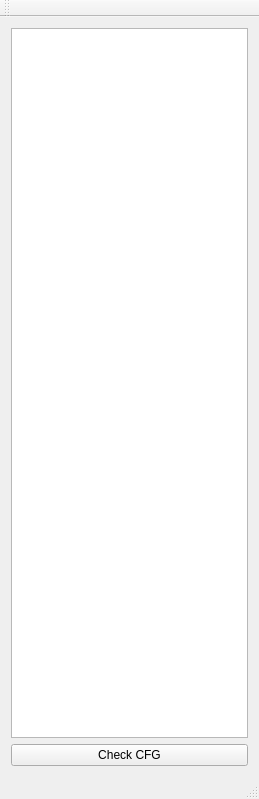
<?xml version="1.0" encoding="UTF-8"?>
<ui version="4.0">
 <class>CSGO_ServerClass</class>
 <widget class="QMainWindow" name="CSGO_ServerClass">
  <property name="geometry">
   <rect>
    <x>0</x>
    <y>0</y>
    <width>259</width>
    <height>799</height>
   </rect>
  </property>
  <property name="windowTitle">
   <string>CSGO_Server</string>
  </property>
  <widget class="QWidget" name="centralWidget">
   <layout class="QVBoxLayout" name="verticalLayout">
    <item>
     <widget class="QTextBrowser" name="textBrowser"/>
    </item>
    <item>
     <widget class="QPushButton" name="checkButton">
      <property name="text">
       <string>Check CFG</string>
      </property>
     </widget>
    </item>
   </layout>
  </widget>
  <widget class="QMenuBar" name="menuBar">
   <property name="geometry">
    <rect>
     <x>0</x>
     <y>0</y>
     <width>259</width>
     <height>22</height>
    </rect>
   </property>
  </widget>
  <widget class="QToolBar" name="mainToolBar">
   <attribute name="toolBarArea">
    <enum>TopToolBarArea</enum>
   </attribute>
   <attribute name="toolBarBreak">
    <bool>false</bool>
   </attribute>
  </widget>
  <widget class="QStatusBar" name="statusBar"/>
 </widget>
 <layoutdefault spacing="6" margin="11"/>
 <resources>
  <include location="CSGO_Server.qrc"/>
 </resources>
 <connections/>
</ui>
